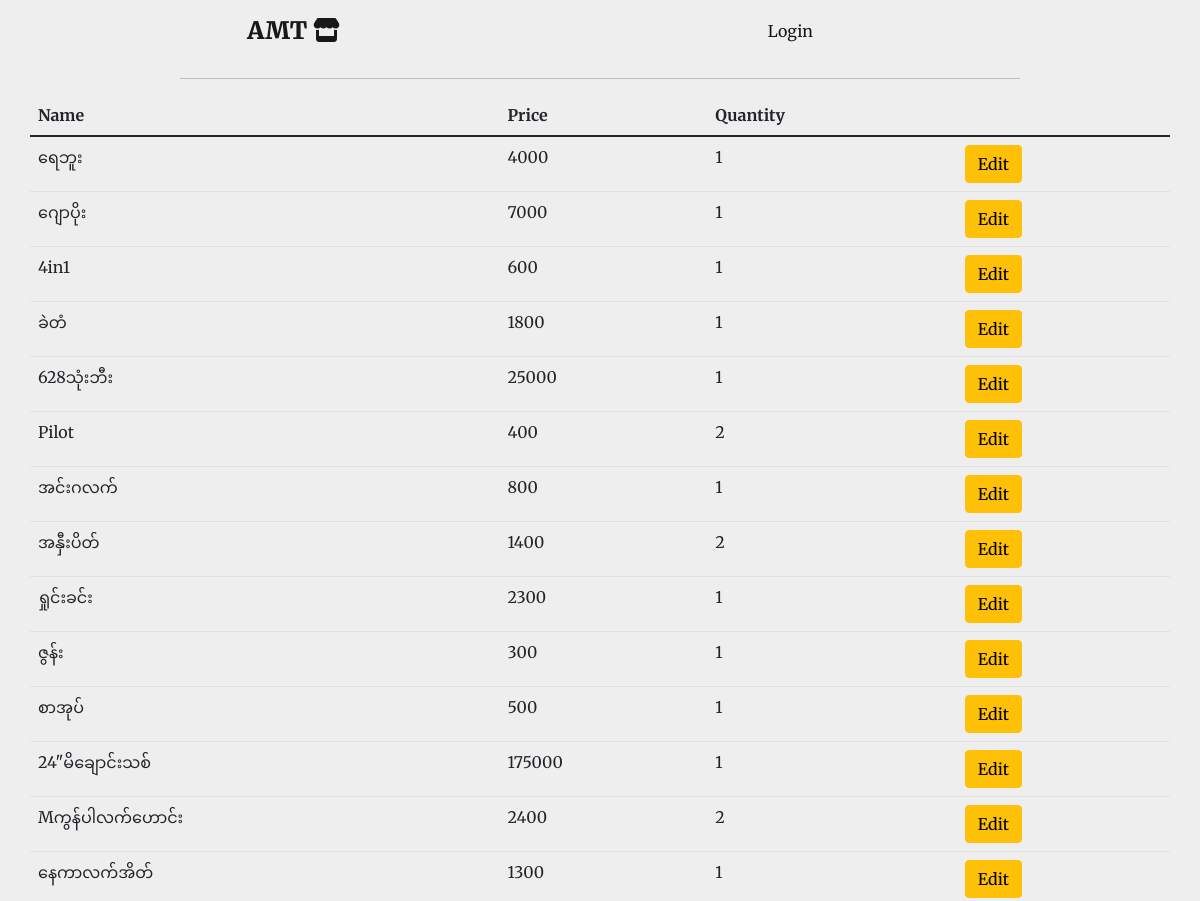
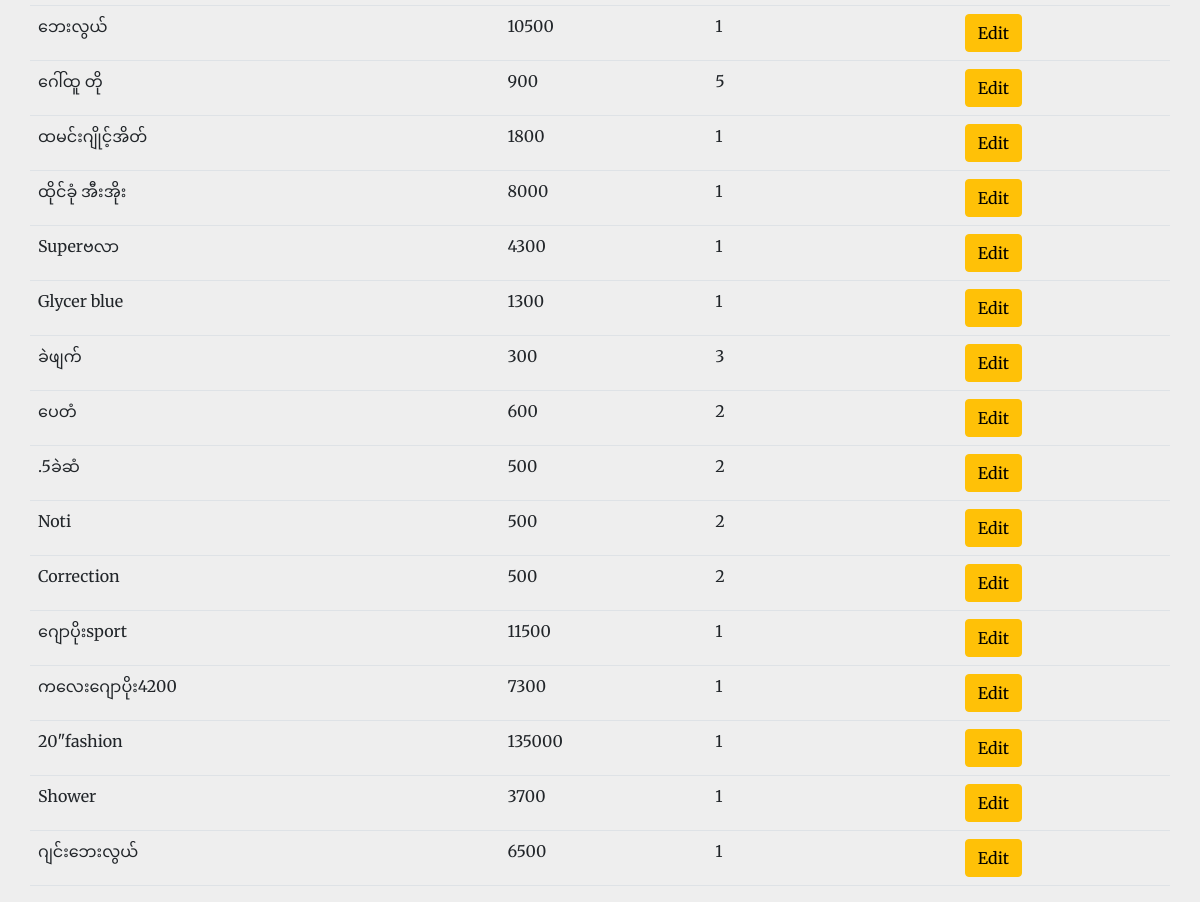
The app's page /sold_items/2022-06-01 with its own data (2 pictures, top to bottom).
### main.py (models this page shows)
class Sale(db.Model):
    id = db.Column(db.Integer, primary_key=True)
    name = db.Column(db.String(100), nullable=False, unique=False)
    purchased_price = db.Column(db.Float, nullable=False)
    price = db.Column(db.Float, nullable=False)
    total = db.Column(db.Float, nullable=False)
    quantity = db.Column(db.Float, nullable=False)
    date = db.Column(db.Date, nullable=False, unique=False)

### main.py (the view)
@app.route('/sold_items/<date>')
def sold_items(date):
    daily_sold_items = Sale.query.filter_by(date=date).all()
    return render_template('sold_items.html', items=daily_sold_items)

### templates/sold_items.html
{% include 'header.html' %}
<table class="table container">
    <thead>
    <tr>
        <th scope="col">Name</th>
        <th scope="col">Price</th>
        <th scope="col">Quantity</th>
    </tr>
    </thead>
    {% for item in items: %}
    <tr>
        <td>{{ item.name}}</td>
        <td>{% if (item.price/item.quantity).is_integer() %}
            {{ (item.price/item.quantity)|int }}
            {% else %}
            {{ (item.price/item.quantity) }}
            {% endif %}
        </td>
        <td>{{ item.quantity|int }}</td>
        <td><a href="{{ url_for('edit_sold_items', item_id=item.id) }}" class="btn btn-warning">Edit</a></td>
    </tr>
    {% endfor %}
</table>
{% include 'footer.html' %}

### static/css/styles.css (style rules this page uses)
body { background-color: #EEEEEE; font-family: 'Merriweather', serif; }
a { text-decoration: none; color: white; }

### records on screen
Sale: name "ရေဘူး", (item.price/item.quantity)|int "4000", quantity "1"
Sale: name "ဂျောပိုး", (item.price/item.quantity)|int "7000", quantity "1"
Sale: name "4in1", (item.price/item.quantity)|int "600", quantity "1"
Sale: name "ခဲတံ", (item.price/item.quantity)|int "1800", quantity "1"
Sale: name "628သုံးဘီး", (item.price/item.quantity)|int "25000", quantity "1"
Sale: name "Pilot", (item.price/item.quantity)|int "400", quantity "2"
Sale: name "အင်းဂလက်", (item.price/item.quantity)|int "800", quantity "1"
Sale: name "အနှီးပိတ်", (item.price/item.quantity)|int "1400", quantity "2"
Sale: name "ရှုင်းခင်း", (item.price/item.quantity)|int "2300", quantity "1"
Sale: name "ဇွန်း", (item.price/item.quantity)|int "300", quantity "1"
Sale: name "စာအုပ်", (item.price/item.quantity)|int "500", quantity "1"
Sale: name "24\"မိချောင်းသစ်", (item.price/item.quantity)|int "175000", quantity "1"
Sale: name "Mကွန်ပါလက်ဟောင်း", (item.price/item.quantity)|int "2400", quantity "2"
Sale: name "နေကာလက်အိတ်", (item.price/item.quantity)|int "1300", quantity "1"
Sale: name "ဘေးလွယ်", (item.price/item.quantity)|int "10500", quantity "1"
Sale: name "ဂေါ်ထူ တို", (item.price/item.quantity)|int "900", quantity "5"
Sale: name "ထမင်းဂျိုင့်အိတ်", (item.price/item.quantity)|int "1800", quantity "1"
Sale: name "ထိုင်ခုံ အီးအိုး", (item.price/item.quantity)|int "8000", quantity "1"
Sale: name "Superဗလာ", (item.price/item.quantity)|int "4300", quantity "1"
Sale: name "Glycer blue", (item.price/item.quantity)|int "1300", quantity "1"
Sale: name "ခဲဖျက်", (item.price/item.quantity)|int "300", quantity "3"
Sale: name "ပေတံ", (item.price/item.quantity)|int "600", quantity "2"
Sale: name ".5ခဲဆံ", (item.price/item.quantity)|int "500", quantity "2"
Sale: name "Noti", (item.price/item.quantity)|int "500", quantity "2"
Sale: name "Correction", (item.price/item.quantity)|int "500", quantity "2"
Sale: name "ဂျောပိုးsport", (item.price/item.quantity)|int "11500", quantity "1"
Sale: name "ကလေးဂျောပိုး4200", (item.price/item.quantity)|int "7300", quantity "1"
Sale: name "20\"fashion", (item.price/item.quantity)|int "135000", quantity "1"
Sale: name "Shower", (item.price/item.quantity)|int "3700", quantity "1"
Sale: name "ဂျင်းဘေးလွယ်", (item.price/item.quantity)|int "6500", quantity "1"
